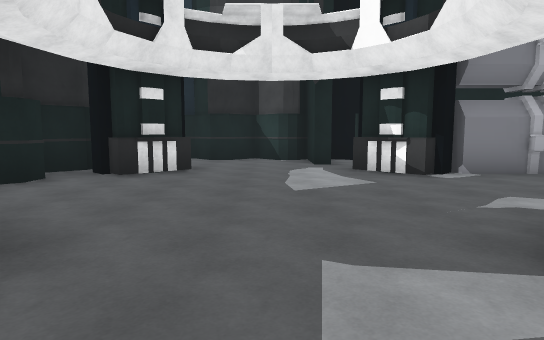
view 1 (above)

24 first-person views from a walk through a 3-D level made in the Unity game engine. The camera is 1.5 m above the floor, tilts 6° down and sees 75° across. The floor is counted in squares, 2 m on a side. Each view is taken from the middle of a square. On the plan, view 1 faces up. The plan holds only what a view shows up to about 11 squares ahead; the rest is blank. The place goes on beyond the plan. The player is left out.

view 2
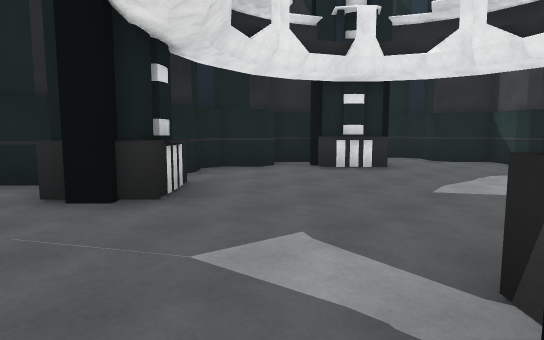

view 3
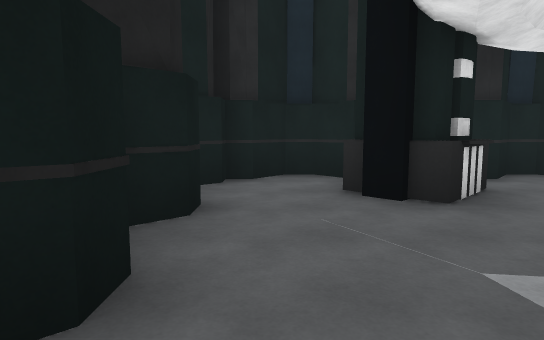

view 4
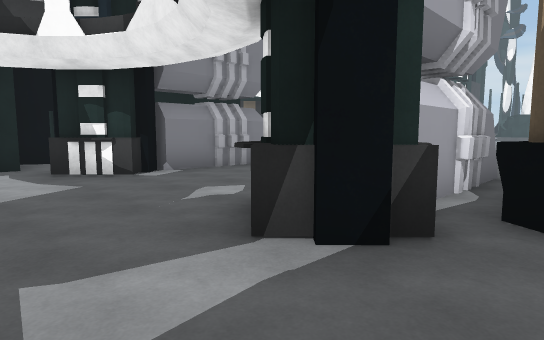

view 5
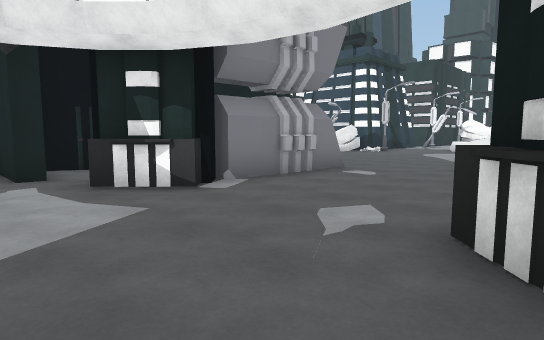

view 6
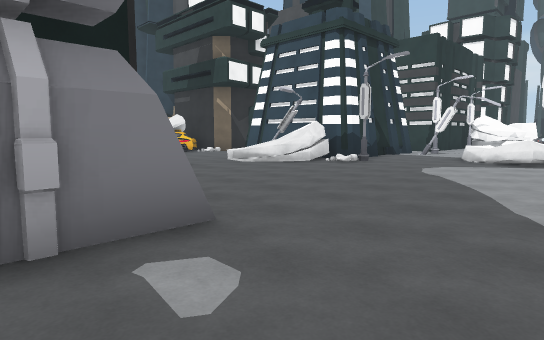

view 7
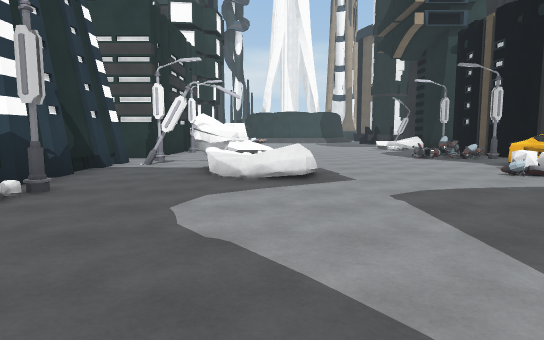

view 8
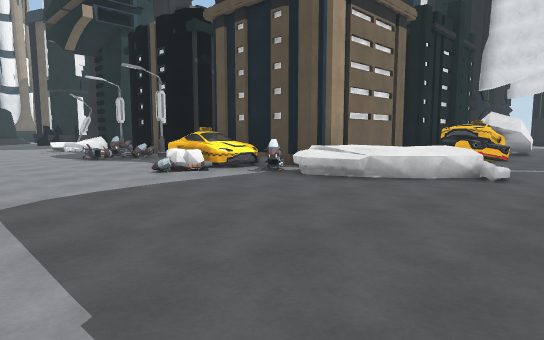

view 9
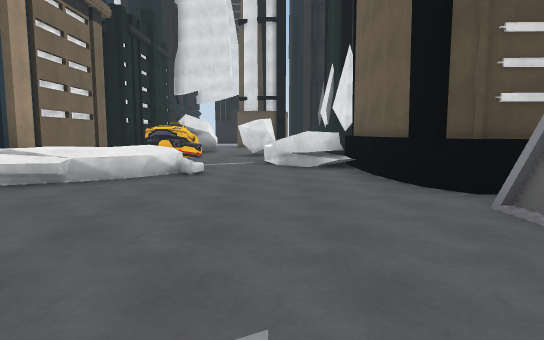

view 10
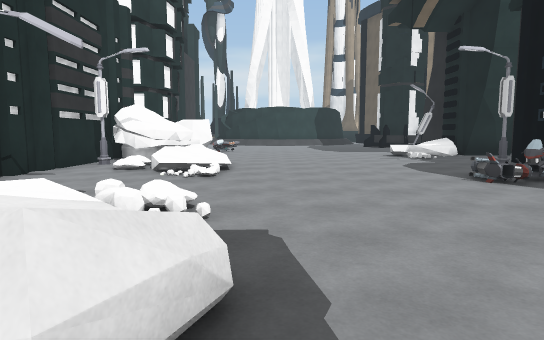

view 11
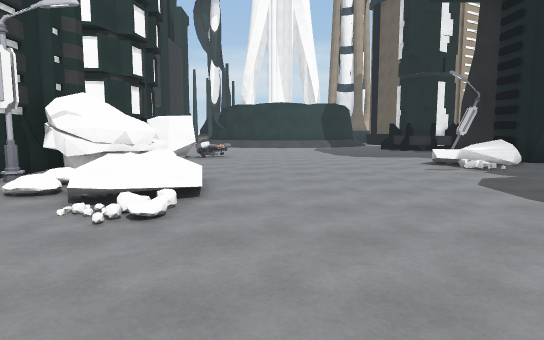

view 12
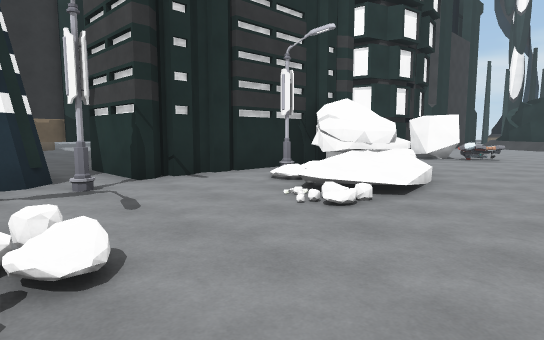

view 13
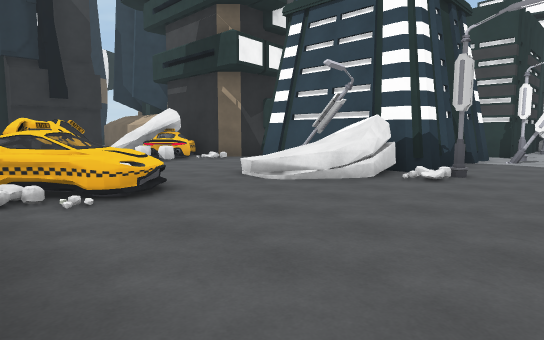

view 14
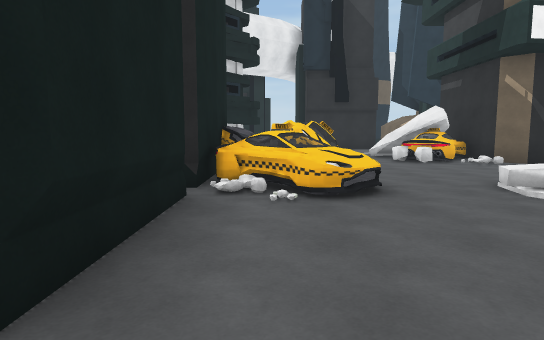

view 15
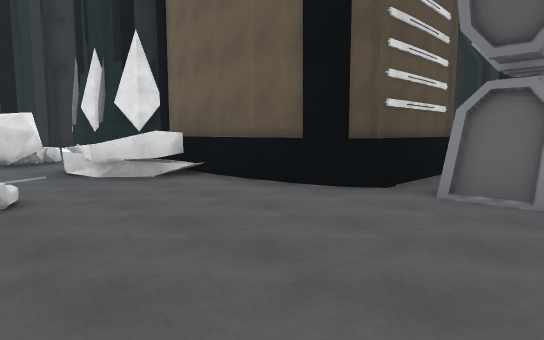

view 16
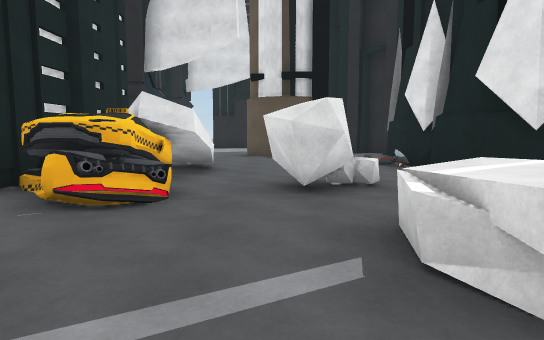

view 17
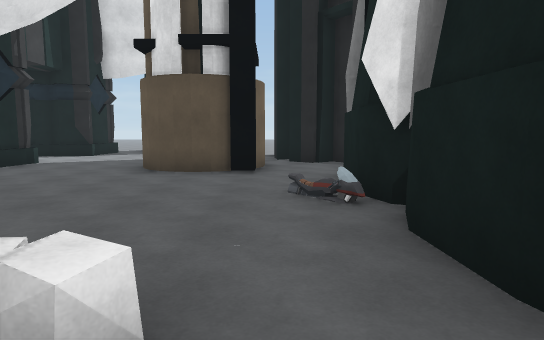

view 18
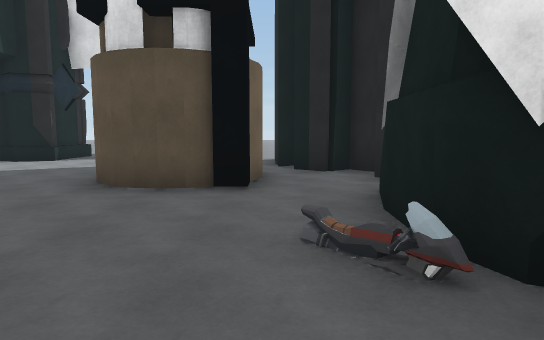

view 19
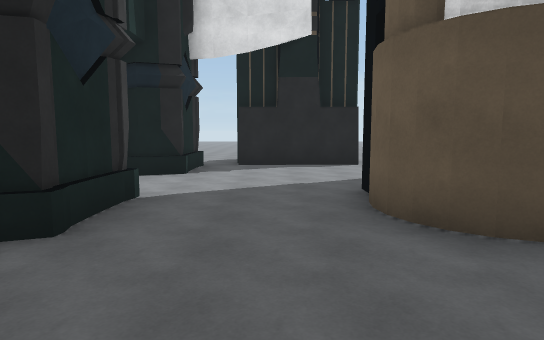

view 20
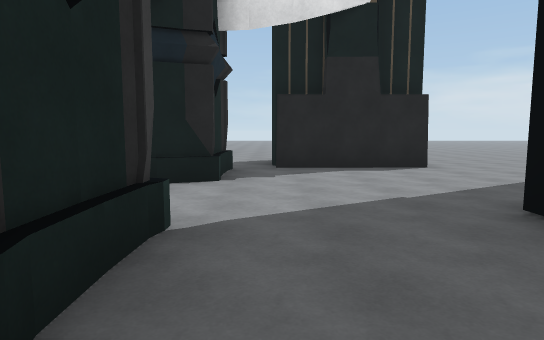

view 21
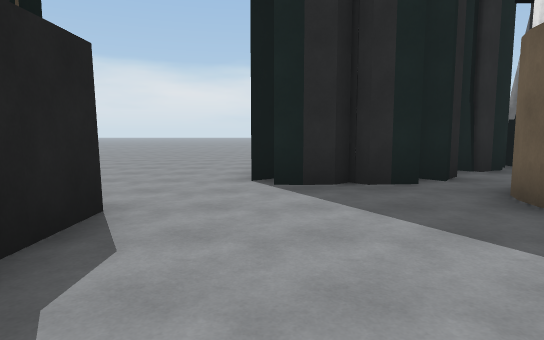

view 22
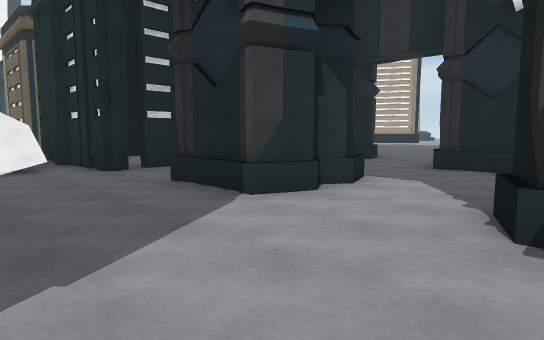

view 23
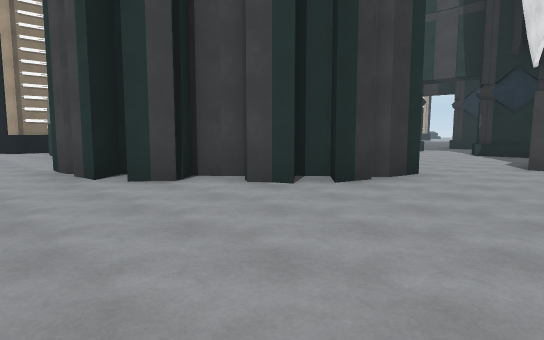

view 24
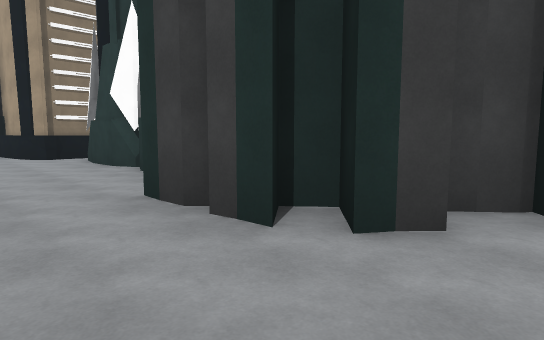

### Floor plan
Key: @ floor where view 1 was taken; # wall or solid block; . main floor; : floor 0.25 m higher than the main floor; / step, stairs or slope; = window, fence, low wall or low ledge; ^ raised ledge; B building; S streetlight; R rock; I bike.
Columns run from 4 left of view 1 to 28 right of it. Each row starts with its distance up from view 1.
 18                   B
 17                .# B
 16                RR.B#
 15             ^= ....    ###
 14            #^ ....B    ..
 13            ###....#    ..
 12            #  ./ S#    .
 11            #.^./ S#    .
 10  #######   #..../R#BBBB.B#####
  9   ...#.    #...../S....S#.SBRR  #
  8   ..... B  ............../RRRR RR
  7 #BB...BB###........==R..///RR...I
  6 #B.....B...........===..///......
  5 #................................
  4 #................................
  3 #B.....B.  ......................
  2 # B...BB###........I...I.........
  1 #B.....B...........RR..II....^...
  0 #...@..B###B..../=I# #SII.S..^^..
 -1 ######    ##...R//#### BBB#B..^##
 -2            #...== #  B        B B
 -3        #   #RR.:  #
 -4        ##  #RR... #
 -5        B## BRR....#
 -6        ..   ....^##
 -7       ..B B..RR.  #
 -8       ..#  #..../^#
 -9       ..B  B...R B#
-10       ..B #I....//##
-11       ..  ##........
-12       ..B B........      #
-13      ..###...##...#    .B..
-14      ..####.## ...#  ......
-15      ..#######B...BB#..#B
-16      ...#####..........#
-17      ....####......B   B
-18      .....##B.....##
-19      .............#
-20      .........B###.
-21      .........   #.

Where each view was taken, in squares from view 1:
view 1: 0 up, 0 right, facing up
view 2: 0 up, 2 right, facing up-left
view 3: 0 up, 2 right, facing left
view 4: 0 up, 0 right, facing up-right
view 5: 2 up, 0 right, facing up-right
view 6: 4 up, 5 right, facing up-right
view 7: 6 up, 9 right, facing right
view 8: 5 up, 9 right, facing down-right
view 9: 5 up, 9 right, facing down
view 10: 5 up, 14 right, facing right
view 11: 5 up, 17 right, facing right
view 12: 4 up, 17 right, facing up-right
view 13: 7 up, 7 right, facing up-right
view 14: 7 up, 8 right, facing up
view 15: 3 up, 11 right, facing down-left
view 16: 2 down, 10 right, facing down
view 17: 6 down, 8 right, facing down
view 18: 8 down, 8 right, facing down
view 19: 10 down, 12 right, facing down
view 20: 12 down, 13 right, facing down
view 21: 18 down, 13 right, facing left
view 22: 18 down, 11 right, facing up-right
view 23: 21 down, 1 right, facing up-right
view 24: 17 down, 1 right, facing up-right
